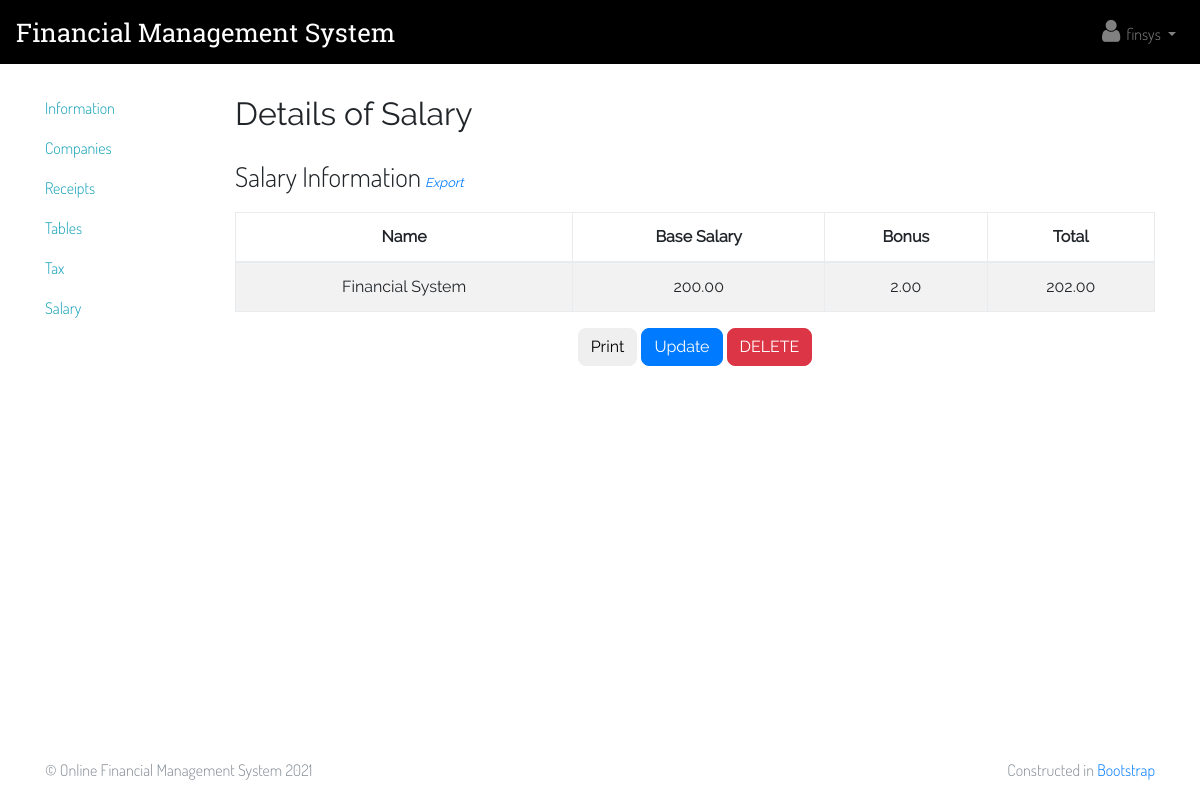
/salary/details/1/ (signed in), run on the app's committed database.
### salary/models.py (models this page shows, shortened)
class Salary(models.Model):
    payer_id = models.ForeignKey('accounts.Staff', on_delete=models.CASCADE, related_name="staff_who_pay_others")
    payee = models.ForeignKey('accounts.Staff', on_delete=models.CASCADE, related_name="staff_who_get_salary")
    company = models.ForeignKey('companies.Company', on_delete=models.CASCADE)
    base_salary = models.DecimalField(max_digits=10, decimal_places=2)
    bonus = models.DecimalField(max_digits=10, decimal_places=2)
    total = models.DecimalField(max_digits=10, decimal_places=2)
    date = models.DateField()

### accounts/models.py (models this page shows, shortened)
class Staff(models.Model):
    user = models.OneToOneField(User, on_delete=models.CASCADE)
    full_name = models.CharField(max_length=30, null=True)
    age = models.PositiveSmallIntegerField(null=True)
    workplaces = models.ManyToManyField('companies.Company', related_name='workplace_of_staff')

### mainsite/decorators.py (the view)
    def wrapper(request, *args, **kw):
        alerts = utils.get_alerts(request)
        if not request.user.is_authenticated:
            alerts.append(('info', 'Ooops!', 'You have not logged in...'))
            request.session['alerts'] = alerts
            return HttpResponseRedirect('/accounts/login')
        data = {'alerts': alerts}
        return view_func(request, data, *args, **kw)

### mainsite/utils.py (called while the page is built)
def get_alerts(request):
    if 'alerts' in request.session:
        temp = request.session['alerts']
        del request.session['alerts']
        return temp
    else:
        return []

### salary/views.py (called while the page is built)
@custom_login_required
def details(request, data, salary_id):
    try:
        salary_record = Salary.objects.get(id=salary_id)
    except ValidationError:
        return custom_error_404(request, data)
    except ObjectDoesNotExist:
        return custom_error_404(request, data)
    data['salary'] = salary_record
    return render(request, 'salary/details.html', data)

### salary/templates/salary/details.html (shortened to what this page needs)
{% extends 'apps_base.html' %}
{% block apps_base_title %}Details of Salary{% endblock %}
{% block apps_base_content %}
    <div class="table-title">
        <header>Salary Information</header>
        <a href="" onclick="exportTableToExcel('salary-details-table')" id="export">Export</a>
    </div>
    <table class="table table-striped table-bordered table-responsive-md" id="salary-details-table">
        <thead>
        <tr>
            <th>Name</th>
            <th>Base Salary</th>
            <th>Bonus</th>
            <th>Total</th>
        </tr>
        </thead>
        <tbody>
        <tr>
            <td>{{ salary.payee.full_name }}</td>
            <td>{{ salary.base_salary }}</td>
            <td>{{ salary.bonus }}</td>
            <td>{{ salary.total }}</td>
        </tr>
        </tbody>
    </table>
    <div class="text-center">
        <button type="button" class="btn btn-default" onclick=doPrint()>Print</button>
        <a href="{% url 'update_salary' salary_id=salary.id %}" class="btn btn-primary"
           role="button">Update</a>
        <button type="button" class="btn btn-danger" data-toggle="modal" data-target="#delete-confirmation">DELETE
        </button>
    </div>
{% endblock %}

### templates/base.html (shortened to what this page needs)
<!DOCTYPE html>
<html lang="en">
<head>
    {% load static %}
    <link rel="stylesheet" href="{% static "css/bootstrap.min.css" %}"/>
    <link rel="stylesheet" href="{% static "css/font-awesome.min.css" %}"/>
    <link rel="stylesheet" href="{% static "css/custom-fa-font-style.css" %}"/>
    <link rel="stylesheet" href="{% static "css/custom-style.css" %}"/>
</head>
<body>
<nav class="navbar navbar-expand-md navbar-dark" style="background-color: black" id="navbar">
    <a class="navbar-brand" href="{% url 'index' %}">Financial Management System</a>
    <div class="collapse navbar-collapse" id="navbarsExample04">
        <ul class="navbar-nav">
            <li class="nav-item">
                {% if user.is_authenticated %}
                    <div class="dropdown">
                        <a class="nav-link dropdown-toggle" id="user-btn" data-toggle="dropdown" aria-haspopup="true"
                           aria-expanded="false">
                            <i class="fa fa-user" aria-hidden="true"></i>
                            {{ user.get_username }}
                        </a>
                    </div>
                {% else %}
                    <a class="nav-link"
                       href="{% url 'login' %}">
                        <i class="fa fa-sign-in" aria-hidden="true"></i>Login
                    </a>
                {% endif %}
            </li>
        </ul>
    </div>
</nav>
<div class="main-content">
    {% block base_content %}{% endblock %}
</div>
<footer class="footer text-muted">
    <div class="container">
        <p class="float-right">Constructed in <a href="http://getbootstrap.com/">Bootstrap</a></p>
        <p>© Online Financial Management System 2021
        </p>
    </div>
</footer>
</body>
</html>

### static/css/custom-style.css (style rules this page uses)
.navbar-brand { font-size: 1.6em; font-family: RobotoSlab, sans-serif; }
.nav-item { font-family: Dosis, sans-serif; }
#user-btn { cursor: pointer !important; }
.main-content { font-family: Raleway, sans-serif; }
.btn { border-radius: 8px; cursor: pointer; }
html { position: relative !important; min-height: 100% !important; }
body { margin-bottom: 60px !important; }
.footer { position: absolute; bottom: 0; width: 100%; height: 60px; line-height: 60px; background-color: transparent; font-family: Dosis, sans-serif; }
table td { vertical-align: middle !important; text-align: center; -ms-word-wrap: break-word; word-wrap: break-word; }
table th { vertical-align: middle !important; text-align: center; }
.table-title { margin-bottom: 1em; }
.table-title > a { font-size: 0.8em; font-style: italic; white-space: nowrap; }
.table-title > header { display: inline-block; font-size: 1.7em; font-family: Dosis, sans-serif; }

### data on the page
Salary: payee.full_name "Financial System", base_salary "200.00", bonus "2.00", total "202.00"

### other printed values
{{ user.get_username }} "finsys"
